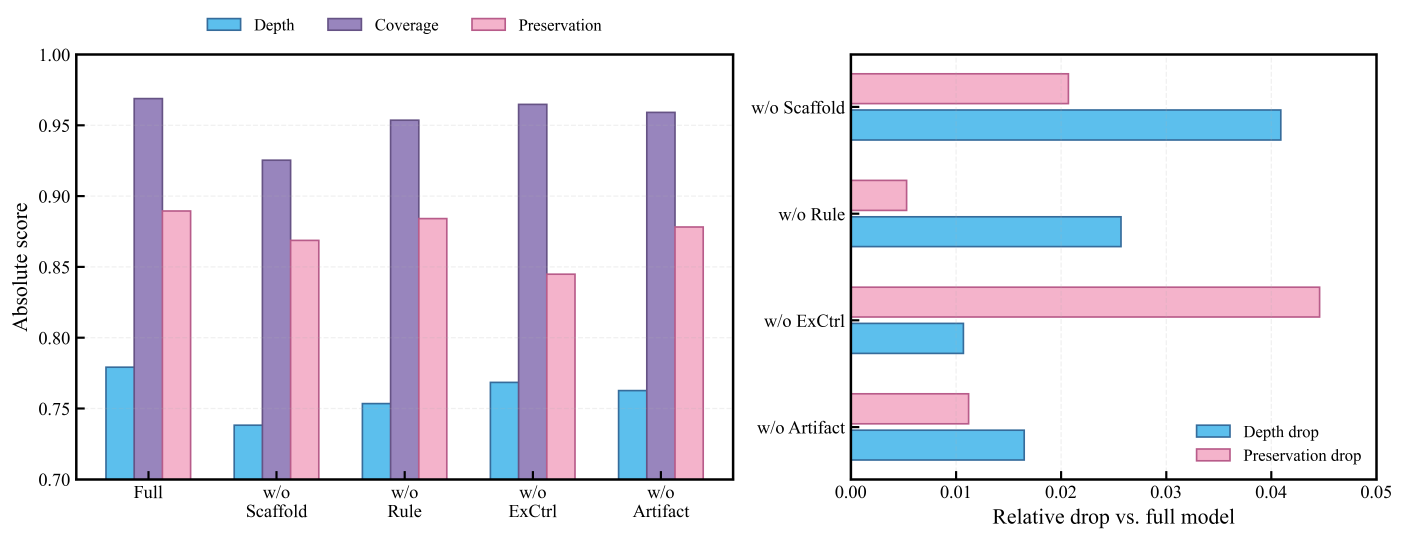
#> input picture arxiv33/paper/Fig/ablation_overview.png, 7022 x 2700 px (shown at 1/5 size)
$ python -i generate_tmp_figures_v1.py   (imports and definitions only)
#> lines starting #> are read from the running program, lines starting #| are printed output that depends on the picture
from __future__ import annotations

import argparse
import json
import re
from pathlib import Path

import matplotlib as mpl

# [1 line not run here, left out]

import matplotlib.gridspec as gridspec
import matplotlib.image as mpimg
import matplotlib.patheffects as pe
import matplotlib.pyplot as plt
import numpy as np
import pandas as pd
import scienceplots  # noqa: F401
import seaborn as sns
from matplotlib.colors import LinearSegmentedColormap
from matplotlib.lines import Line2D
from matplotlib.patches import Patch
from matplotlib.transforms import Bbox
from mpl_toolkits.axes_grid1.inset_locator import inset_axes


ROOT = Path(__file__).resolve().parents[1]
OUTPUT_DIR = ROOT / "tmp" / "figures_v1"
EXPORT_PROFILE = "manuscript"
SHOW_PANEL_TITLES = EXPORT_PROFILE != "manuscript"
# Hard default: explanatory notes should live in captions, legends, or figure margins.
# Internal note overlays require an explicit opt-in and are off even for standalone exports.
SHOW_AUX_NOTES = False
FONT_SCALE = 2.15 if EXPORT_PROFILE == "manuscript" else 1.0
MAX_INLINE_NOTE_CHARS = 32

PALETTE = {
    "sky": "#96CCEA",
    "lavender": "#B2A3DD",
    "rose": "#ED949A",
    "mint": "#A4DDD3",
    "deep_blue": "#4D8FC4",
    "violet": "#7A70D6",
    "ink": "#2D3A46",
    "warm": "#F0B27A",
    "sand": "#F6E6D5",
    "paper": "#FBFBFA",
    "grid": "#D9E1EA",
    "soft_grey": "#A0AAB4",
    "dark_grey": "#586471",
    "success": "#53A89B",
}

DATASET_LABELS = {
    "feedback_prize_ell": "Feedback Prize ELL",
    "asap_aes_kaggle_parquet": "ASAP-AES",
}

MODEL_LABELS = {
    "openai/gpt-5.4-mini": "GPT-5.4-mini",
    "deepseek/deepseek-chat": "DeepSeek",
    "z-ai/glm-5": "GLM-5",
}

SHORT_MODEL_LABELS = {
    "GPT-5.4-mini": "GPT-5.4",
    "DeepSeek": "DeepSeek",
    "GLM-5": "GLM-5",
}

CONDITION_LABELS = {
    "hybrid": "Hybrid",
    "llm_direct_feedback": "Direct Feedback",
    "llm_direct_rewrite_supplement": "Direct Rewrite",
    "rule_only": "Rule-only",
}

MODEL_COLORS = {
    "GPT-5.4-mini": PALETTE["deep_blue"],
    "DeepSeek": PALETTE["warm"],
    "GLM-5": PALETTE["violet"],
}

CONDITION_COLORS = {
    "Direct Feedback": PALETTE["sky"],
    "Hybrid": PALETTE["rose"],
    "Direct Rewrite": PALETTE["warm"],
    "Rule-only": PALETTE["soft_grey"],
}

CONDITION_MARKERS = {
    "Direct Feedback": "o",
    "Hybrid": "s",
    "Direct Rewrite": "D",
    "Rule-only": "X",
}

REASON_LABELS = {
    "empty_feedback": "Empty outputs",
    "placeholder_probe": "Placeholder probe",
    "placeholder_flagged_in_review": "Review-flagged placeholder",
}

REASON_COLORS = {
    "empty_feedback": PALETTE["rose"],
    "placeholder_probe": PALETTE["deep_blue"],
    "placeholder_flagged_in_review": PALETTE["success"],
}

DIMENSION_LABELS = {
    "actionable_mean": "Actionable",
    "clarity_mean": "Clarity",
    "pedagogical_usefulness_mean": "Pedagogical\nUsefulness",
    "dimension_coverage_mean": "Dimension\nCoverage",
    "over_rewriting_risk_mean": "Over-rewriting\nSafety",
    "learner_autonomy_support_mean": "Learner\nAutonomy",
}

METRIC_DISPLAY = {
    "pedagogical_depth_score": "Pedagogical depth",
    "student_text_preservation_rate": "Preservation",
    "non_overwriting_score": "Non-overwriting",
    "learner_autonomy_support_score": "Autonomy",
    "schema_validity_score": "Schema validity",
}


def apply_publication_theme() -> None:
    plt.style.use(["science", "nature", "no-latex"])
    mpl.rcParams.update(
        {
            "font.family": "serif",
            "font.serif": [
                "Times New Roman",
                "Noto Serif CJK SC",
                "STIXGeneral",
                "DejaVu Serif",
            ],
            "mathtext.fontset": "stix",
            "figure.facecolor": "white",
            "axes.facecolor": PALETTE["paper"],
            "axes.edgecolor": "#29323A",
            "axes.linewidth": 1.0,
            "axes.labelsize": 17.8,
            "axes.titlesize": 18.8,
            "axes.titleweight": "semibold",
            "xtick.labelsize": 16.8,
            "ytick.labelsize": 16.8,
            "xtick.color": "#202A32",
            "ytick.color": "#202A32",
            "xtick.major.width": 1.0,
            "ytick.major.width": 1.0,
            "xtick.major.size": 5.0,
            "ytick.major.size": 5.0,
            "grid.color": PALETTE["grid"],
            "grid.linewidth": 0.65,
            "grid.alpha": 0.7,
            "legend.frameon": False,
            "legend.fontsize": 16.0,
            "savefig.dpi": 600,
            "savefig.bbox": "tight",
        }
    )


def fs(value: float) -> float:
    return value * FONT_SCALE


# [7 lines left out: function export_figure, not called in this run]


def maybe_set_panel_title(ax: plt.Axes, title: str | None, *, loc: str = "left", pad: float = 8) -> None:
    if SHOW_PANEL_TITLES and title:
        ax.set_title(title, loc=loc, pad=pad)


# [35 lines left out: functions add_panel_label, validate_inline_note, open_spines, not called in this run]


def darken_color(color: str, factor: float = 0.78) -> tuple[float, float, float]:
    rgb = np.array(mpl.colors.to_rgb(color))
    return tuple(np.clip(rgb * factor, 0.0, 1.0))


# [82 lines left out: functions add_offset_label, _alignment_from_offset, _offset_candidates, not called in this run]


def _annotation_bbox(annotation: plt.Annotation, renderer: mpl.backend_bases.RendererBase) -> Bbox:
    return annotation.get_window_extent(renderer=renderer).expanded(1.06, 1.16)


# [106 lines left out: functions place_avoiding_labels, add_axis_edge_note, not called in this run]


def pretty_dataset(name: str) -> str:
    return DATASET_LABELS.get(name, name)


def pretty_model(name: str) -> str:
    return MODEL_LABELS.get(name, name)


def short_model(name: str) -> str:
    return SHORT_MODEL_LABELS.get(name, name)


def pretty_condition(name: str) -> str:
    return CONDITION_LABELS.get(name, name)


# [4 lines left out: function percentile_clip, not called in this run]


def load_json(path: Path) -> dict:
    return json.loads(path.read_text(encoding="utf-8"))


# [877 lines left out: functions parse_kappa_table, build_review_type_average, load_data, draw_dumbbell, compact_case_label, selection_report_frame and 6 more, not called in this run]


def plot_fig04_refinement(data: dict[str, object], output_dir: Path) -> Path:
    apply_publication_theme()

    refinement = data["refinement"]
    selection = selection_report_frame(data["selection_report"])
    case_delta = refinement_case_delta_frame(data)

    fig = plt.figure(figsize=(13.1, 8.9))
    gs = gridspec.GridSpec(
        2,
        2,
        figure=fig,
        height_ratios=[1.2, 1.0],
        width_ratios=[1.0, 1.0],
        hspace=0.48,
        wspace=0.42,
    )
    ell_ax = fig.add_subplot(gs[0, 0])
    asap_ax = fig.add_subplot(gs[0, 1])
    heat_ax = fig.add_subplot(gs[1, 0])
    dist_ax = fig.add_subplot(gs[1, 1])

    failure_cmap = LinearSegmentedColormap.from_list(
        "failure_gap",
        ["#FAF4EC", "#E9CEAB", PALETTE["rose"]],
    )
    gap_vmax = max(0.20, selection["non_overwrite_gap"].max())
    top_axes = [ell_ax, asap_ax]
    scatter_reference = None
    for ax, dataset_label in zip(top_axes, ["Feedback Prize ELL", "ASAP-AES"]):
        plot_df = selection.loc[selection["dataset_label"] == dataset_label].copy().sort_values("failure_score", ascending=False)
        x_anchor = plot_df["preservation_gap"].median()
        y_anchor = plot_df["depth_gap"].median()
        x_max = plot_df["preservation_gap"].max() + 0.03
        y_max = plot_df["depth_gap"].max() + 0.03
        ax.axvspan(x_anchor, x_max, color=PALETTE["rose"], alpha=0.06, zorder=0)
        ax.axhspan(y_anchor, y_max, color=PALETTE["rose"], alpha=0.06, zorder=0)
        ax.axvline(x_anchor, color=PALETTE["grid"], linewidth=0.9, linestyle=(0, (3, 3)))
        ax.axhline(y_anchor, color=PALETTE["grid"], linewidth=0.9, linestyle=(0, (3, 3)))
        sizes = 110 + 260 * (plot_df["failure_score"] / plot_df["failure_score"].max())
        edgecolors = np.where(plot_df["budget_penalty"] > 0, PALETTE["ink"], PALETTE["soft_grey"])
        linewidths = np.where(plot_df["budget_penalty"] > 0, 1.5, 0.8)
        top_label_specs: list[dict[str, object]] = []
        scatter_reference = ax.scatter(
            plot_df["preservation_gap"],
            plot_df["depth_gap"],
            s=sizes,
            c=plot_df["non_overwrite_gap"],
            cmap=failure_cmap,
            vmin=0.0,
            vmax=gap_vmax,
            edgecolors=edgecolors,
            linewidths=linewidths,
            alpha=0.92,
            zorder=3,
        )
        for rank, row in enumerate(plot_df.head(2).itertuples()):
            near_right = row.preservation_gap > (x_anchor + 0.45 * max(x_max - x_anchor, 1e-6))
            near_top = row.depth_gap > (y_anchor + 0.40 * max(y_max - y_anchor, 1e-6))
            top_label_specs.append(
                {
                    "x": row.preservation_gap,
                    "y": row.depth_gap,
                    "text": row.case_label,
                    "color": PALETTE["ink"],
                    "dx": -8 if near_right else 7,
                    "dy": (-8 if near_top else 8) + (-2 if rank else 0),
                    "priority": float(rank),
                    "with_arrow": True,
                }
            )
        ax.set_xlim(-0.005, x_max)
        ax.set_ylim(-0.005, y_max)
        ax.grid(linestyle=(0, (2, 3)))
        open_spines(ax, ["left", "bottom"])
        maybe_set_panel_title(ax, f"{dataset_label}: Failure landscape", loc="left", pad=7)
        ax.set_xlabel("Preservation drop (Direct Feedback - Hybrid)")
        ax.set_ylabel("Depth drop (Direct Feedback - Hybrid)" if dataset_label == "Feedback Prize ELL" else "")
        place_avoiding_labels(ax, top_label_specs, fontsize=7.0, inside_pad=6.0, default_with_arrow=True)

    gap_cbar = fig.colorbar(scatter_reference, ax=top_axes, fraction=0.022, pad=0.032)
    gap_cbar.set_label("Non-overwriting gap", rotation=90, labelpad=10)
    gap_cbar.outline.set_visible(False)

    delta_frame = refinement.set_index("dataset_name")[
        [
            "delta_pedagogical_depth_score",
            "delta_student_text_preservation_rate",
            "delta_non_overwriting_score",
            "delta_learner_autonomy_support_score",
            "delta_schema_validity_score",
        ]
    ].rename(
        index=DATASET_LABELS,
        columns={
            "delta_pedagogical_depth_score": "Depth",
            "delta_student_text_preservation_rate": "Preservation",
            "delta_non_overwriting_score": "Non-overwriting",
            "delta_learner_autonomy_support_score": "Autonomy",
            "delta_schema_validity_score": "Schema",
        },
    )
    delta_limit = max(0.01, np.abs(delta_frame.to_numpy()).max())
    delta_cmap = LinearSegmentedColormap.from_list(
        "tightened_delta",
        [PALETTE["warm"], "#FBF7F1", PALETTE["success"]],
    )
    heat_im = heatmap_with_labels(
        heat_ax,
        delta_frame.to_numpy(),
        delta_frame.index.tolist(),
        delta_frame.columns.tolist(),
        "Aggregate Metric Recovery",
        delta_cmap,
        vmin=-delta_limit,
        vmax=delta_limit,
        fmt="{value:+.3f}",
        center=0.0,
        aspect="auto",
    )
    delta_cbar = fig.colorbar(heat_im, ax=heat_ax, fraction=0.030, pad=0.070)
    delta_cbar.set_label("Tightened - baseline hybrid", rotation=90, labelpad=10)
    delta_cbar.outline.set_visible(False)

    long_rows = []
    metric_map = {
        "depth_delta": "Depth",
        "preservation_delta": "Preservation",
        "non_overwriting_delta": "Non-overwriting",
        "autonomy_delta": "Autonomy",
    }
    for row in case_delta.itertuples():
        for metric, label in metric_map.items():
            long_rows.append(
                {
                    "dataset_label": row.dataset_label,
                    "metric": label,
                    "delta": getattr(row, metric),
                }
            )
    dist_df = pd.DataFrame(long_rows)
    dist_df["metric"] = pd.Categorical(
        dist_df["metric"],
        categories=["Depth", "Preservation", "Non-overwriting", "Autonomy"],
        ordered=True,
    )
    dataset_palette = {
        "Feedback Prize ELL": PALETTE["lavender"],
        "ASAP-AES": PALETTE["sky"],
    }
    sns.violinplot(
        data=dist_df,
        x="delta",
        y="metric",
        hue="dataset_label",
        orient="h",
        cut=0,
        inner=None,
        linewidth=0.95,
        saturation=1.0,
        palette=dataset_palette,
        ax=dist_ax,
    )
    sns.stripplot(
        data=dist_df,
        x="delta",
        y="metric",
        hue="dataset_label",
        orient="h",
        dodge=True,
        size=3.4,
        alpha=0.68,
        linewidth=0.45,
        edgecolor="white",
        palette=dataset_palette,
        ax=dist_ax,
    )
    handles, labels = dist_ax.get_legend_handles_labels()
    dist_ax.legend(
        handles[:2],
        labels[:2],
        loc="lower center",
        bbox_to_anchor=(0.5, 1.03),
        ncol=2,
        title="",
        columnspacing=0.9,
        handletextpad=0.5,
    )
    dist_ax.axvline(0, color=PALETTE["soft_grey"], linewidth=1.0, linestyle=(0, (4, 3)))
    dist_ax.grid(axis="x", linestyle=(0, (2, 3)))
    open_spines(dist_ax, ["left", "bottom"])
    dist_ax.set_xlabel("Case-level delta after tightened prompting")
    dist_ax.set_ylabel("")
    maybe_set_panel_title(dist_ax, "Per-case Recovery Distribution", loc="left", pad=7)

    add_panel_label(ell_ax, "A")
    add_panel_label(asap_ax, "B")
    add_panel_label(heat_ax, "C")
    add_panel_label(dist_ax, "D")
    fig.subplots_adjust(top=0.94, bottom=0.08)
    stem = output_dir / "fig04_tightened_refinement_before_after"
    export_figure(fig, stem)
    plt.close(fig)
    return stem


# [682 lines left out: functions heatmap_with_labels, plot_fig05_human_review, plot_fig06_repair, plot_fig07_followup_summary, create_contact_sheet, write_manifest and 2 more, not called in this run]


# [2 lines not run here, left out]

>>> import cv2
>>> picture = cv2.imread('../paper/Fig/ablation_overview.png', cv2.IMREAD_GRAYSCALE)
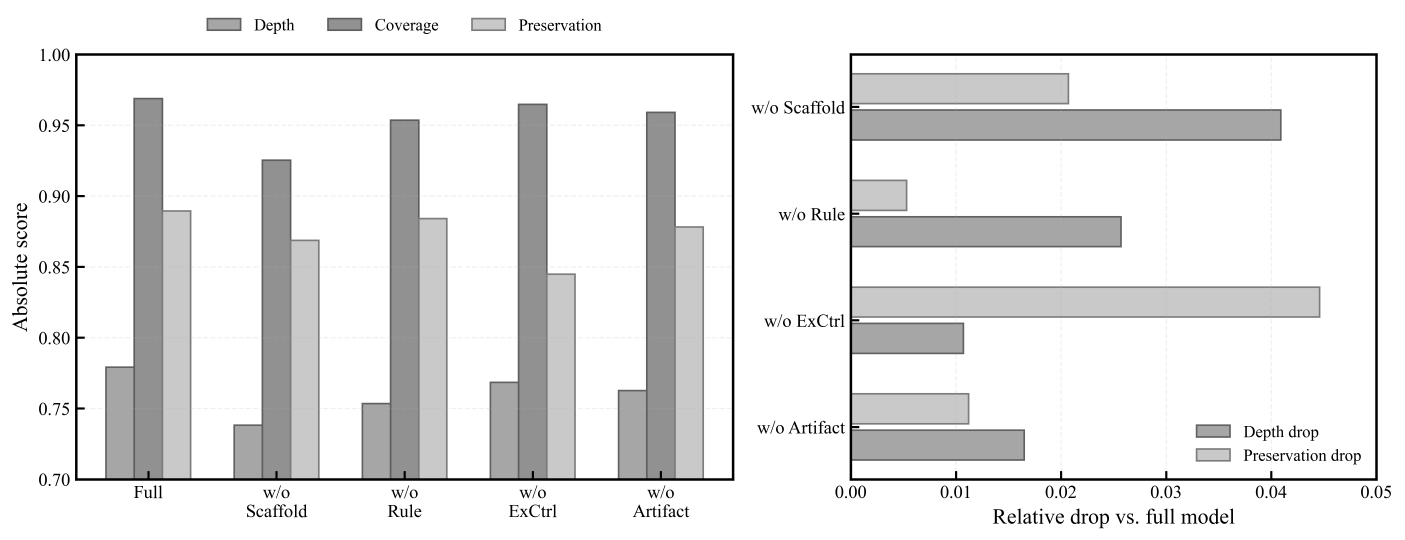
#> picture: shape (2700, 7022) (shown at 1/5 size); min 0, max 255, mean 230.6
>>> result = plot_fig04_refinement(picture, 'out.png')
#> (the run stopped early here; a loop or call above may not have finished)

$ run again, on arxiv33/paper/Fig/reliability_dynamics.png
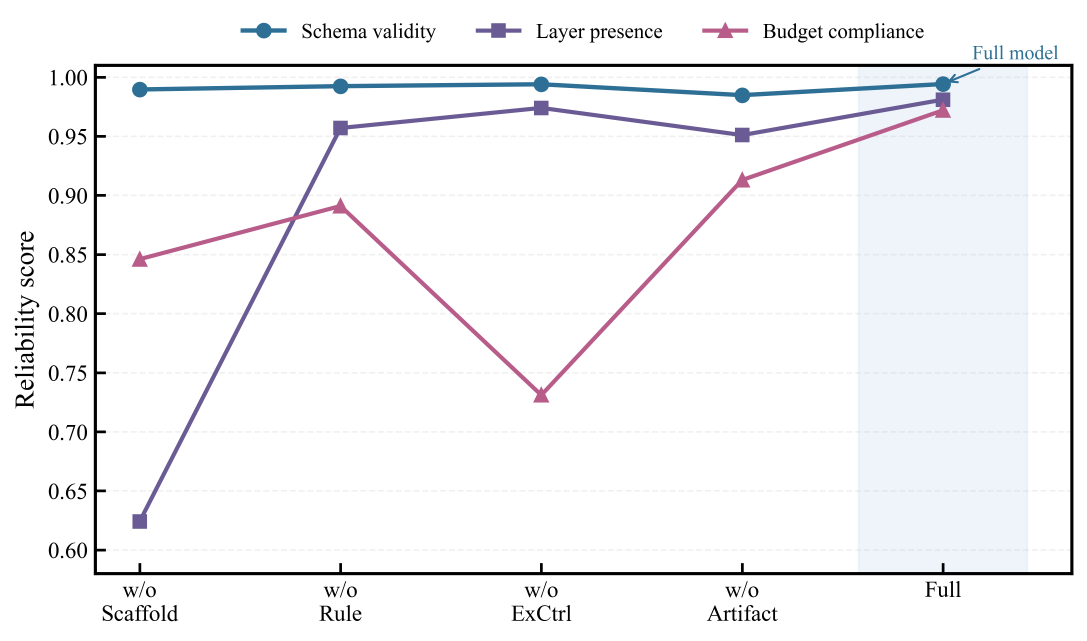
#> input picture arxiv33/paper/Fig/reliability_dynamics.png, 4347 x 2562 px (shown at 1/4 size)
#> `picture = cv2.imread('../paper/Fig/ablation_overview.png', cv2.IMREAD_..`:
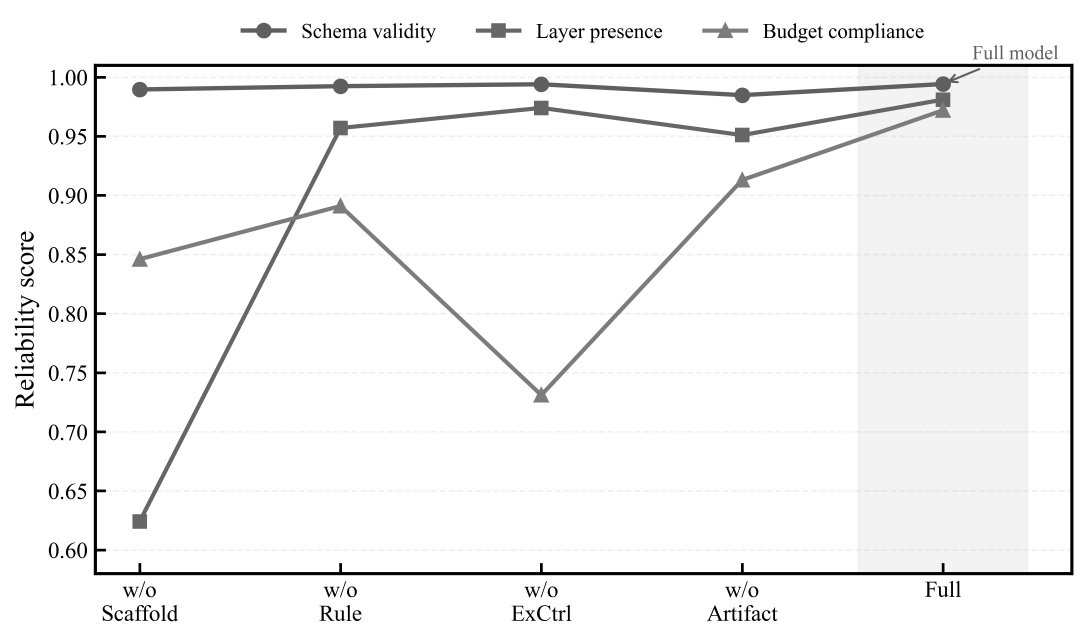
#> picture: shape (2562, 4347) (shown at 1/4 size); min 0, max 255, mean 244.5
